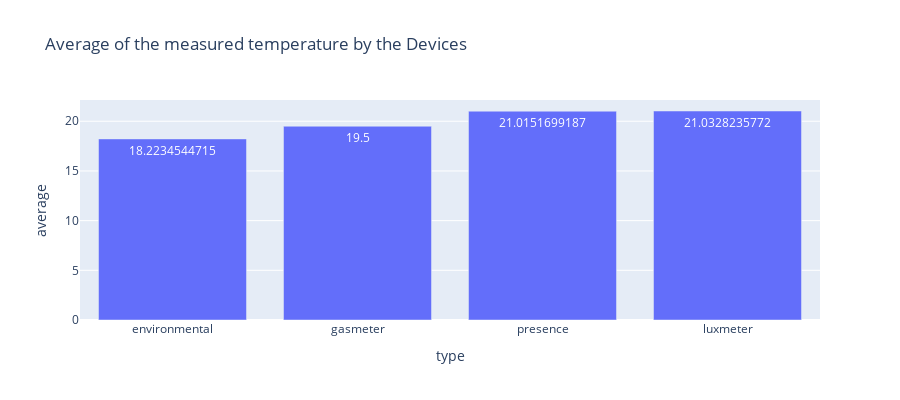

Write notebook code for a chart like this one.
### Markdown cell above
# Istogramma della media delle temperature tra i vari device

### Code cell
envavg={'average': df.loc[(df['type']=='environmental') & (df['k']=='device_temperature')]['v'].mean(),'type': 'environmental'}
gasavg={'average': df.loc[(df['type']=='gasmeter') & (df['k']=='device_temperature')]['v'].mean(),'type': 'gasmeter'}
prsavg={'average': df.loc[(df['type']=='presence') & (df['k']=='device_temperature')]['v'].mean(),'type': 'presence'}
luxavg={'average': df.loc[(df['type']=='luxmeter') & (df['k']=='device_temperature')]['v'].mean(),'type': 'luxmeter'}
df3 = pd.DataFrame.from_records([envavg,gasavg,prsavg,luxavg])
df3
fig = px.bar(df3, x="type", y="average", title="Average of the measured temperature by the Devices",height=400,text_auto='',)
fig.show()

### Figure 1 — Plotly figure (JSON) as saved in the notebook; plotly's stock layout.template omitted (floating-point values rounded to 4 significant figures)
{"data": [{"alignmentgroup": "True", "hovertemplate": "type=%{x}<br>average=%{y}<extra></extra>", "legendgroup": "", "marker": {"color": "#636efa", "pattern": {"shape": ""}}, "name": "", "offsetgroup": "", "orientation": "v", "showlegend": false, "textposition": "auto", "texttemplate": "%{y:}", "type": "bar", "x": ["environmental", "gasmeter", "presence", "luxmeter"], "xaxis": "x", "y": [18.22, 19.5, 21.02, 21.03], "yaxis": "y"}], "layout": {"barmode": "relative", "height": 400, "legend": {"tracegroupgap": 0}, "title": {"text": "Average of the measured temperature by the Devices"}, "xaxis": {"anchor": "y", "domain": [0, 1], "title": {"text": "type"}}, "yaxis": {"anchor": "x", "domain": [0, 1], "title": {"text": "average"}}}}
